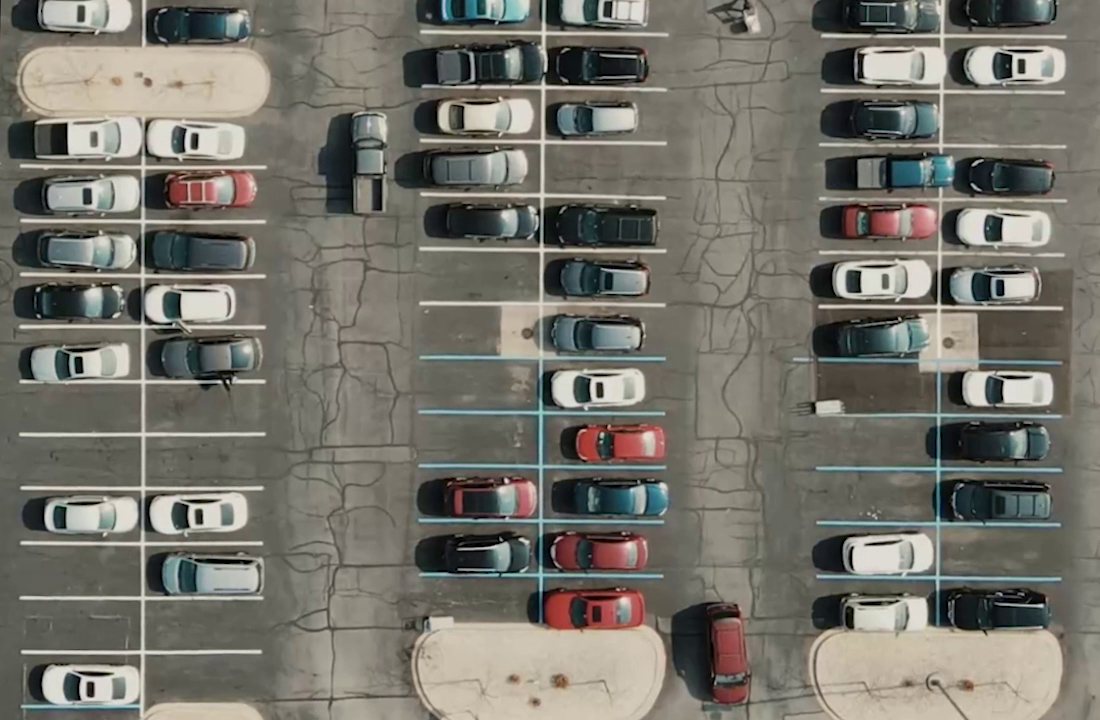
#> input picture Resources/input_image_TV3.png, 1100 x 720 px, found by its file name
$ python spotCountVideoTest3.py
#> lines starting #> are read from the running program, lines starting #| are printed output that depends on the picture; after the words box and inside, x2 and y2 are one past the last pixel; in counts of white or black regions, pixels touching at a corner belong together
import cv2 as cv
import numpy as np
import pandas as pd
import pickle

# Saving Height and width
height = 50
width = 120


# Checking the existance of list of parking spots in a pickle file.
try:
    with open("Parking-Spot-Detection/parkingSpotListVideoTest3.p", "rb") as file:
#> (reads parkingSpotListVideoTest3.p from the repository)
        positionList = pickle.load(file)

except:
    positionList = []


def mouseClickCallback(event, x, y, flags, param):

    if event == cv.EVENT_RBUTTONDOWN:
        currentPos = (x, y)
        positionList.append(currentPos)

    if event == cv.EVENT_LBUTTONDOWN:

        index = 0
        for pos in positionList:

            x1, y1 = pos
            if (x1 <= x <= x1+width) and (y1 <= y <= y1 + height):
                positionList.pop(index)
            index += 1


while True:

    image = cv.imread("Parking-Spot-Detection\Resources\input_image_TV3.png")
#> image is the input picture: shape (720, 1100, 3); mean B, G, R 107.1, 115.3, 117.3

    # Manual Calculation of Height and Width
    # cv.rectangle(image, (50, 142), (158, 192), (0, 0, 255), 1)

    for position in positionList:
        cv.rectangle(image, position,
                     (position[0]+width, position[1]+height), (0, 255, 0), 1)
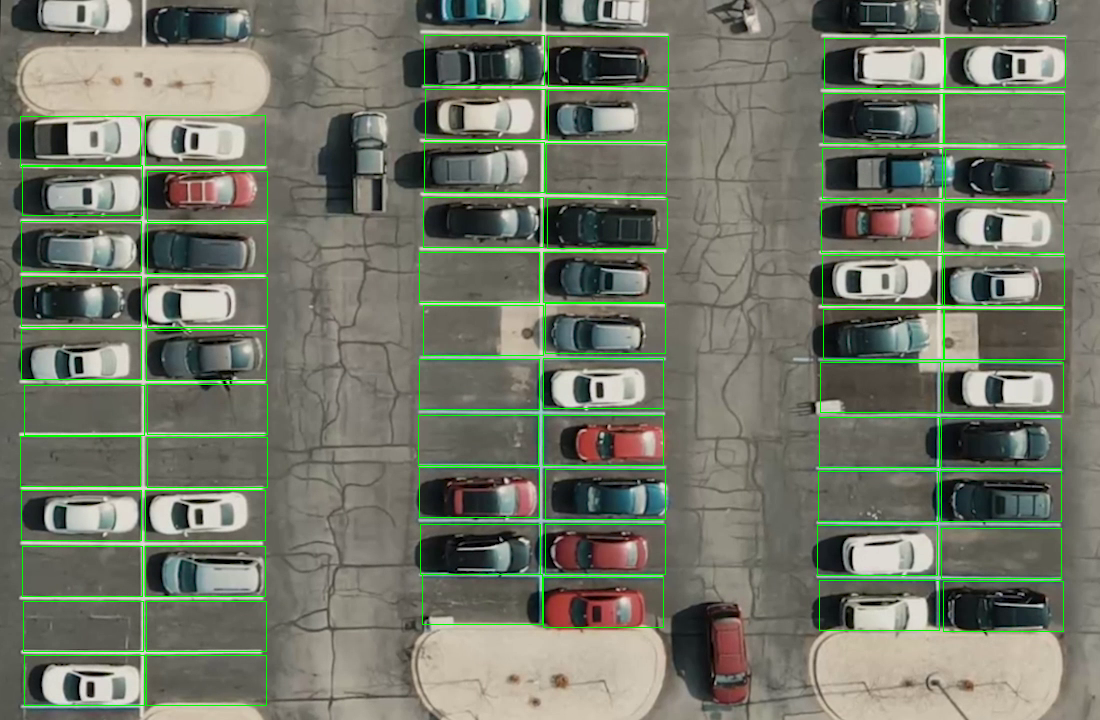
#> image: shape (720, 1100, 3); 2.82% of pixels changed, all inside (x1, y1, x2, y2) = (20, 35, 1066, 706)

    cv.imshow("Input Image", image)
    cv.setMouseCallback("Input Image", mouseClickCallback)

    if cv.waitKey(10) == 13:  # Enter Key
#> (key Esc is pressed here)
        break


with open("Parking-Spot-Detection/parkingSpotListVideoTest3.p", "wb") as file:
    pickle.dump(positionList, file)

print(len(positionList))
#| 66
cv.destroyAllWindows()
